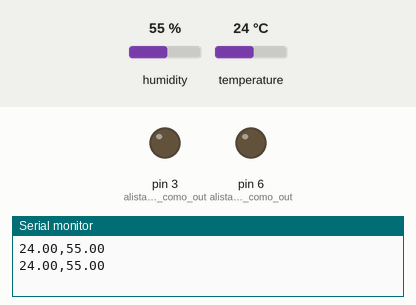
The sketch below on a simulated Arduino Uno, built with avr-gcc and run on an emulated ATmega328P. On the bench: output pins drawn as LEDs (lit = HIGH), the last lines printed to the serial monitor. The test bench sets the inputs (shaded band); at power-on: humidity 55 %, temperature 24 °C.

Above: at 1.8 s.
1.9 s: humidity set to 59 %
3.4 s: humidity set to 62 %
At 5.3 s:
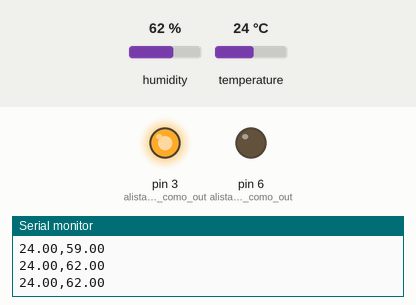
5.6 s: temperature set to 27 °C
At 7.3 s:
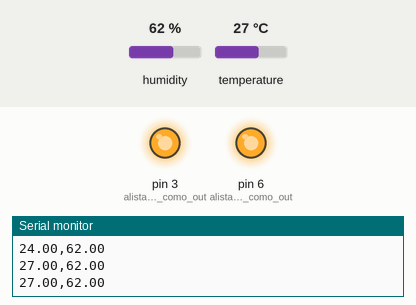
7.6 s: humidity set to 22 %
At 9.4 s:
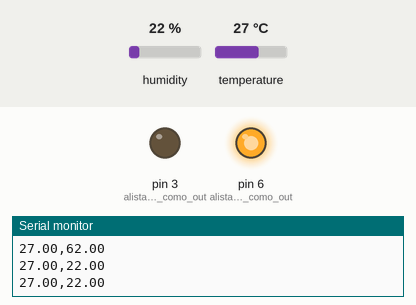
9.7 s: humidity set to 68 %
At 11.4 s:
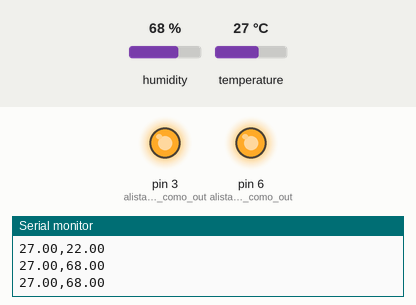
11.7 s: humidity set to 40 %
At 12.6 s:
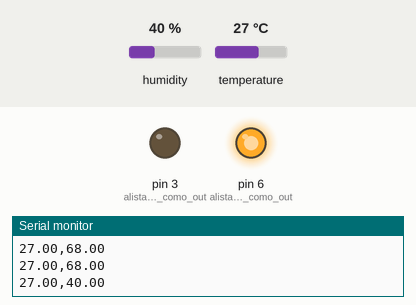
Timing chart, 0 to 14.7 s (numbered marks = the images above; inputs shaded):
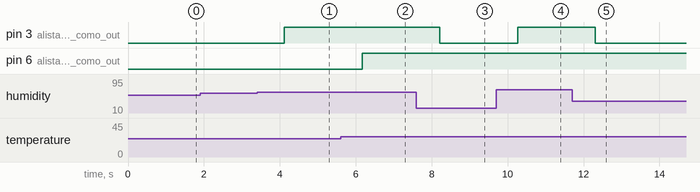

Measured:
- the behaviour switches between 60 and 61 % on humidity (found by bisection; images 0 and 1)
- the behaviour switches between 25 and 26 °C on temperature (found by bisection; images 1 and 2)
- after the input at 3.4 s, pin 3 (alistar_el_pin_3_como_out): LOW → HIGH after 0.72 s
- after the input at 5.6 s, pin 6 (alistar_el_pin_6_como_out): LOW → HIGH after 0.57 s
- after the input at 7.6 s, pin 3 (alistar_el_pin_3_como_out): HIGH → LOW after 0.62 s
- after the input at 9.7 s, pin 3 (alistar_el_pin_3_como_out): LOW → HIGH after 0.56 s
- after the input at 11.7 s, pin 3 (alistar_el_pin_3_como_out): HIGH → LOW after 0.61 s

The sketch:

DHT11.ino
```cpp
#include <dht.h>

dht DHT;

//definir pin que trae la informacion del sensor
#define DHT11_PIN 8

//alistar los componentes del arduino
void setup(){
  Serial.begin(115200); // abrir puerto para que python pueda extraer la informacion
  pinMode(6, OUTPUT); // alistar el pin 6 como output (se prenda o se apague)
  pinMode(3, OUTPUT); // alistar el pin 3 como output (se prenda o se apague)
}

// ejecutar lo que vamos a hacer con el sensor
void loop(){
  int chk = DHT.read11(DHT11_PIN); // traer la informacion del sensor
  float temp = DHT.temperature; // leer los datos de la temperatura
  float hum = DHT.humidity; // leer los datos de la humedad

  // si la temperatura es mayor a 25 encienda el led en el pin 6. Si no, apaguelo
  if(temp > 25){
    digitalWrite(6, HIGH);
  }else{
    digitalWrite(6, LOW);
  }

  // si la humedad es mayor a 60& encienda el led en el pin 3. Si no, apaguelo
  if(hum > 60){
    digitalWrite(3, HIGH);
  }else{
    digitalWrite(3, LOW);
  }

  Serial.print(temp); // enviar informacion de temperatura
  Serial.print(","); // dar formato para separar los valores de temperatura y humedad
  Serial.print(hum); // envio la informacion de la humedad
  Serial.print("\n"); // crear nueva linea despuues de armar la informacion
  delay(1000); // despues de realizar todo el proceso anteror, espere 1 segundo y vuelva a iniciar
}
```
